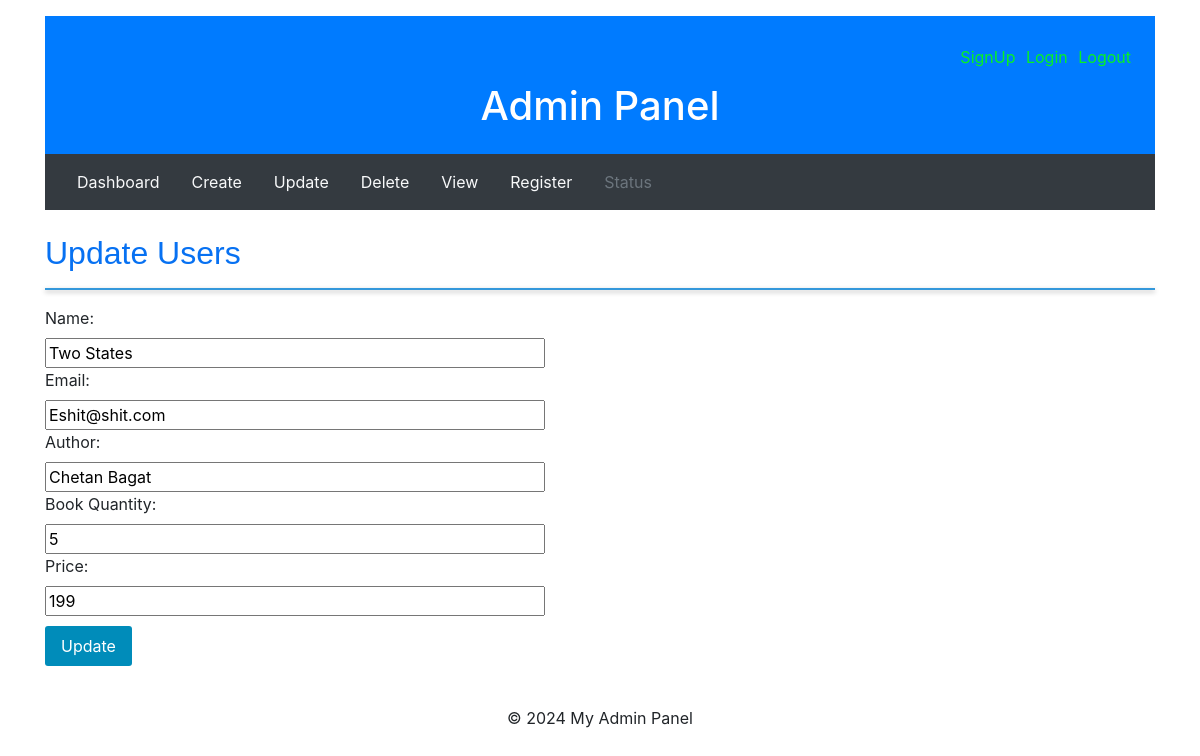
The app's page /dash_view/update/1/ with its own data.
### static_app/models.py (models this page shows, shortened)
class UsersModels(models.Model):
    name_db = models.CharField(max_length=100)
    email_db = models.CharField(max_length=100)
    author_db = models.CharField(max_length=100)
    quantity = models.IntegerField()
    price_db = models.IntegerField()
    img = models.ImageField(upload_to="books")

### static_app/views.py (the view, shortened to what this page needs)
# urls.py: path('update/<int:user_id>/', views.update,name="update"),
def update(request, user_id):
    update_obj = UsersModels.objects.get(id=user_id)
    return render(request, 'update.html', {'update_dic':update_obj})

### static_app/templates/update.html (shortened to what this page needs)
{% extends 'base.html'%}
{% load static %}
{% block content %}
    <h2>Update Users</h2>
    <hr style="border-top: 2px solid #3498db; box-shadow: 0 2px 5px rgba(0, 0, 0, 0.3);">
    <form class="home-form" action="#" method="POST">
        <label for="name">Name:</label>
        <input type="text" value="{{update_dic.name_db}}" name="name_update" required>
        <label for="email">Email:</label>
        <input type="email" value="{{update_dic.email_db}}" name="email_update" required>
        <label for="name">Author:</label>
        <input type="text" value="{{update_dic.author_db}}" name="author_update" required>
        <label for="name">Book Quantity:</label>
        <input type="text" value="{{update_dic.quantity}}" name="quantity" required>
        <label for="price">Price:</label>
        <input type="text" value="{{update_dic.price_db}}" name="price_update" required>
        <div class="button-container">
            <button type="submit" class="update-btn">Update</button>
        </div>
    </form>
{% endblock %}

### static_app/static/css/style.css (style rules this page uses)
body { font-family: Arial, sans-serif; margin: auto; padding: 1em; }
h2 { color: hsl(213, 94%, 49%); font-family: 'Trebuchet MS', sans-serif; }
form { max-width: 500px; flex-direction: row; gap: 1em; align-items: center; }
label, input { width: 100%; }
.button-container { gap: 0.5em; margin-top: 10px; }
.update-btn { background-color: #008CBA; color: white; border-radius: 3px; }
button { padding: 0.5em 1em; border: none; cursor: pointer; border-radius: 4px; }

### records on screen
UsersModels: name_update "Two States", email_update "Eshit@shit.com", author_update "Chetan Bagat", quantity "5", price_update "199"
